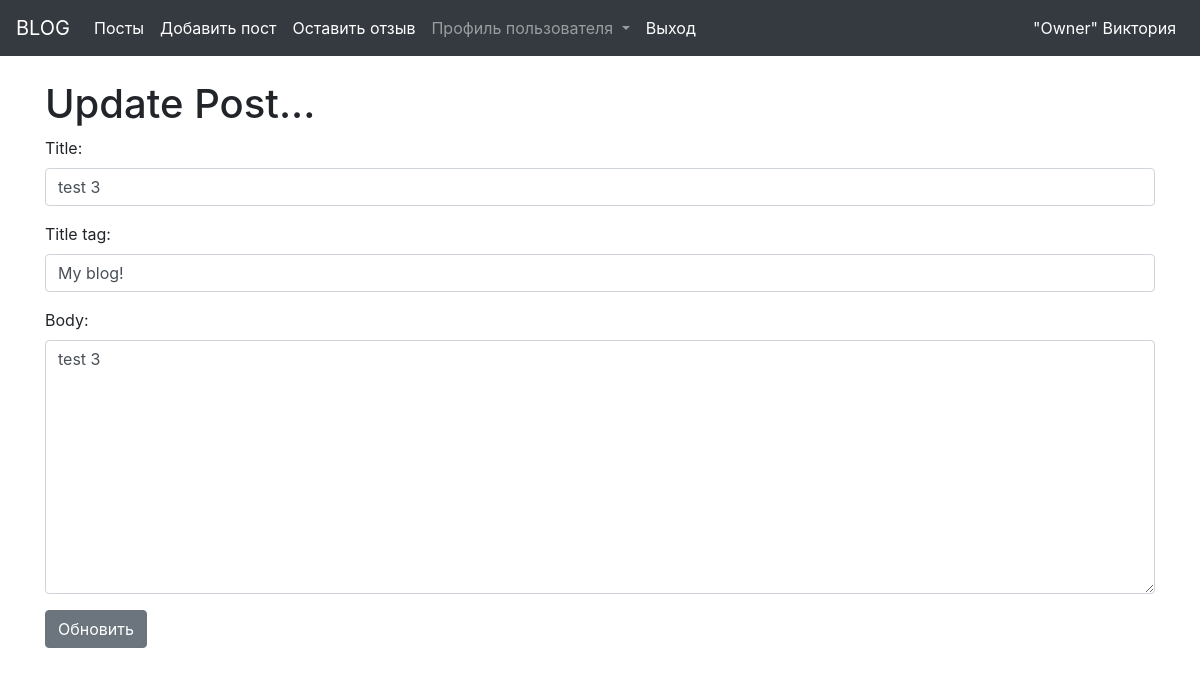
/posts/edit/3 (signed in), run on the app's committed database.
### first/models.py (models this page shows, shortened)
class Post (models.Model):
    title = models.CharField(max_length=255)
    title_tag = models.CharField(max_length=255, default = "My blog!")
    author  = models.ForeignKey(User, on_delete=models.CASCADE)
    body = RichTextField(blank=True, null=True)
    post_date = models.DateField(auto_now_add=True)
    likes = models.ManyToManyField(User, related_name="blog_posts")

### first/views.py (the view)
# urls.py: path("posts/edit/<int:pk>", UpdatePostView.as_view(),name="update_post"),
class UpdatePostView(UpdateView):
	model = Post
	form_class = EditForm
	template_name = "firstapp/update_post.html"
	success_url = reverse_lazy("posts")

### first/forms.py
class EditForm(forms.ModelForm):
	class Meta:
		model = Post
		fields = ("title", "title_tag", "body")
		widgets = {
			"title":forms.TextInput(attrs={
				"class":"form-control",
				"placeholder":"Введите тему"
			}),
			"title_tag":forms.TextInput(attrs={
				"class":"form-control",
			}),
			"body":forms.Textarea(attrs={
				"class":"form-control",
			}),
		}

### templates/firstapp/update_post.html (shortened to what this page needs)
{% extends "firstapp/base.html" %}
{% block content %}
{% if user.is_authenticated%}
<div class="row">
    <div class="col-sm-12">
        <h1>Update Post...</h1>
        <div class="form-group">
            <form method="POST">
                {{ form.as_p }}
                <button class="btn btn-secondary">Обновить</button>
            </form>
        </div>
    </div>
</div>
{% else %}
<h1>Вы не вошли в аккаунт (или его у вас нет)</h1>
{% endif %}
{% endblock %}

### templates/firstapp/base.html (shortened to what this page needs)
<!DOCTYPE html>
<html>
<head>
    <link rel="stylesheet" href="http://stackpath.bootstrapcdn.com/bootstrap/4.4.1/css/bootstrap.min.css">
</head>
<body>
    <nav class="navbar navbar-expand-lg navbar-dark bg-dark">
            <a class="navbar-brand" href=" {% url "homepage" %}">BLOG</a>
            <div class="collapse navbar-collapse" id="navbarSupportedContent">
                <ul class="navbar-nav mr-auto">
                    {% if user.is_authenticated%}
                    <li class="nav-item active">
                        <a class="nav-link" href="{% url "posts" %}">Посты</a>
                    </li>
                    <li class="nav-item active">
                        <a class="nav-link" href="{% url "add_post" %}">Добавить пост</a>
                    </li>
                    <li class="nav-item active">
                        <a class="nav-link" href="{% url "create" %}">Оставить отзыв</a>
                    </li>
                    <li class="nav-item dropdown">
                        <a class="nav-link dropdown-toggle" href="#" id="navbarDropdown" role="button"
                            data-toggle="dropdown" aria-haspopup="true" aria-expanded="false">
                            Профиль пользователя
                        </a>
                    </li>
                    <li class="nav-item active">
                        <a class="nav-link" href="{% url "logout" %}">Выход</a>
                    </li>
                    {% endif %}
                </ul>
                {% if user.is_authenticated%}
                {% if user.profile.id%}
                <ul class="navbar-nav ml-auto">
                    <li class="nav-item active">
                        <a class="nav-link" href="{% url "show_profile_page" user.profile.id %}">
                            "{{ user}}"
                            {{ user.first_name}}
                        </a>
                    </li>
                </ul>
                {% endif %}
                {% endif %}
            </div>
    </nav>
    <div class="container">
        <br>
        {% block content %}{% endblock %}
    </div>
</body>
</html>

### data on the page
Post: title "test 3", title_tag "My blog!", body "test 3"

### other printed values
{{ user }} "Owner"
{{ user.first_name }} "Виктория"
